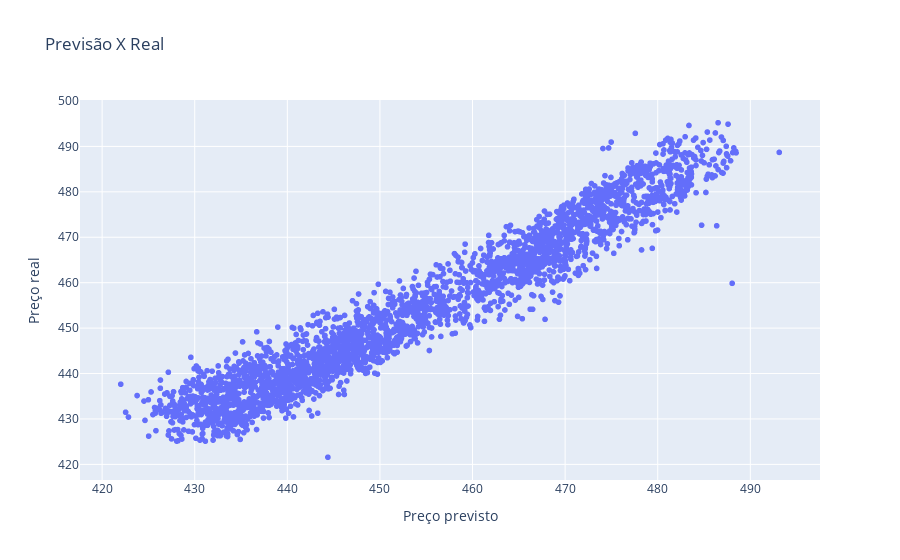

Write notebook code for a chart like this one.
### Code cell
fig = px.scatter(x=y_previsao, y= y_test, title='Previsão X Real', 
                 labels={'x': 'Preço previsto', 'y': 'Preço real'})

fig.show()

### Figure 1 — Plotly figure (JSON) as saved in the notebook; plotly's stock layout.template omitted (floating-point values rounded to 4 significant figures; data arrays with more than 128 entries replaced by an {"elided": "..."} marker saying what was removed)
{"data": [{"hovertemplate": "Preço previsto=%{x}<br>Preço real=%{y}<extra></extra>", "legendgroup": "", "marker": {"color": "#636efa", "symbol": "circle"}, "mode": "markers", "name": "", "showlegend": false, "type": "scattergl", "x": {"elided": "2871 float values"}, "xaxis": "x", "y": {"elided": "2871 float values"}, "yaxis": "y"}], "layout": {"legend": {"tracegroupgap": 0}, "title": {"text": "Previsão X Real"}, "xaxis": {"anchor": "y", "domain": [0, 1], "title": {"text": "Preço previsto"}}, "yaxis": {"anchor": "x", "domain": [0, 1], "title": {"text": "Preço real"}}}}
